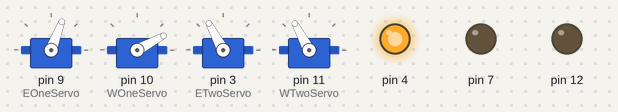
Bench run of a sketch on a simulated Arduino Uno, built with avr-gcc and run on an emulated ATmega328P. Shown: 4 × servo, output pins drawn as LEDs (lit = HIGH).

Above: at 0.1 s.
At 5.1 s:
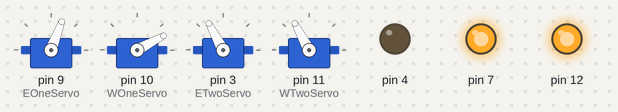
At 6.25 s:
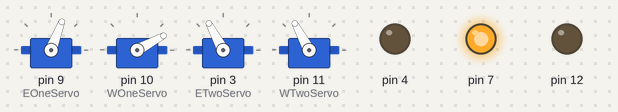
At 10.5 s:
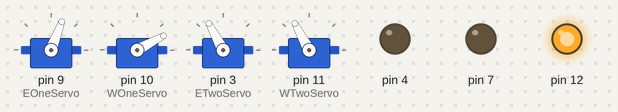
At 18.8 s:
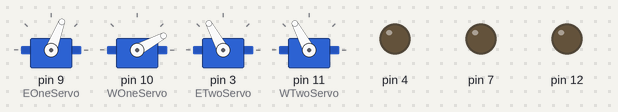
Timing chart, 0 to 20.3 s (numbered marks = the images above):
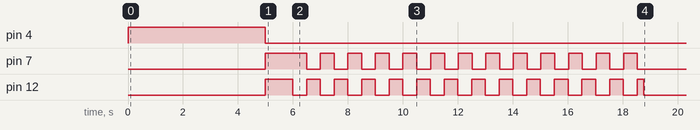

Measured:
- by itself, pin 7: alternates HIGH for 0.50 s and LOW for 0.50 s, 25 changes in all, then stays LOW
- by itself, pin 12: goes 12 × (LOW 0.50 s, HIGH 0.50 s), LOW 0.50 s, HIGH 0.24 s, then LOW

The sketch:

gateOpenAndClose.ino
```cpp
// place the servos wires facing together, label side up
#include <Servo.h>

class Flasher{
  int ledPin;
  long onTime;
  long offTime;

  //maintain current state
  int ledState;
  unsigned long previousMillis;

  public:
  Flasher(int pin, long on, long off, int startState)
  {
    ledPin = pin;
    pinMode(ledPin, OUTPUT);
    onTime = on;
    offTime=off;
    ledState=startState;
    previousMillis=0;
  }

  void Flash(){
    unsigned long currentMillis = millis();

    if((ledState == HIGH) && (currentMillis - previousMillis >= onTime))
    {
      ledState = LOW;
      previousMillis = currentMillis;
      digitalWrite(ledPin, ledState);
    }
    else if ((ledState == LOW) && (currentMillis - previousMillis >= offTime))
    {
      ledState = HIGH;
      previousMillis = currentMillis;
      digitalWrite(ledPin,ledState);
    }
  }

  void Off(){
    digitalWrite(ledPin,LOW);
  }

  void On(){
    digitalWrite(ledPin, HIGH);
  }

};

Servo WOneServo;
Servo EOneServo;

Servo ETwoServo;
Servo WTwoServo;

int redLED1 = 7;
int redLED2 = 12;
int yelLED = 4;

int stopShow = 0;
int barriersClosed = 0;

int previousMillisSweep = 0;
int timeBetweenLightsNBarrier = 5000;

Flasher led1(redLED1, 500, 500,0);
Flasher led2(redLED2, 500, 500,1);

void setup() {
  Serial.begin(9600);

  attachServos();
  setServosOpen();

  //Yellow LED on for five seconds
  pinMode(4, OUTPUT);
  digitalWrite(4,HIGH);
  delay(5000);
  digitalWrite(4,LOW);

  //Red LEDs on for 1 second
  led1.On();
  led2.On();
  delay(1000);
}

void loop() {
  if(stopShow == 0){
    led1.Flash();
    led2.Flash();
  }

  unsigned long  curMillis = millis() - 5999;
  unsigned long diff = curMillis - previousMillisSweep;

  if(diff >= timeBetweenLightsNBarrier & stopShow == 0){
    if(barriersClosed==1){
      //delay(10000);
      Decrease(EOneServo, WOneServo); //Open
      Increase(ETwoServo, WTwoServo); //Open
      stopShow = 1;
      led1.Off();
      led2.Off();
      stopTheBuzz();
    }else{
      Increase(EOneServo, WOneServo); //Close
      Decrease(ETwoServo, WTwoServo); //Close
      previousMillisSweep=curMillis;
      barriersClosed=1;
    }
  }
}

void Increase(Servo left, Servo right){
  for (int angle = 0; angle <= 90; angle += 1) {
    left.write(left.read() + 1);
    right.write(right.read() + 1);
    delay(15);
    led1.Flash();
    led2.Flash();
  }
}

void Decrease(Servo left, Servo right){
  for (int angle = 0; angle <= 90; angle += 1) {
    left.write(left.read() - 1);
    right.write(right.read() - 1);
    delay(15);
    led1.Flash();
    led2.Flash();
  }
}

void setServosOpen(){
  EOneServo.write(69);
  ETwoServo.write(118);
  WOneServo.write(28);
  WTwoServo.write(118);
}

void setServosClosed(){
  EOneServo.write(159);
  ETwoServo.write(28);
  WOneServo.write(118);
  WTwoServo.write(28);
}

void attachServos(){
  EOneServo.attach(9);
  WOneServo.attach(10);
  ETwoServo.attach(3);
  WTwoServo.attach(11);
}

void stopTheBuzz(){
  EOneServo.detach();
  WOneServo.detach();
  ETwoServo.detach();
  WTwoServo.detach();
}
```
